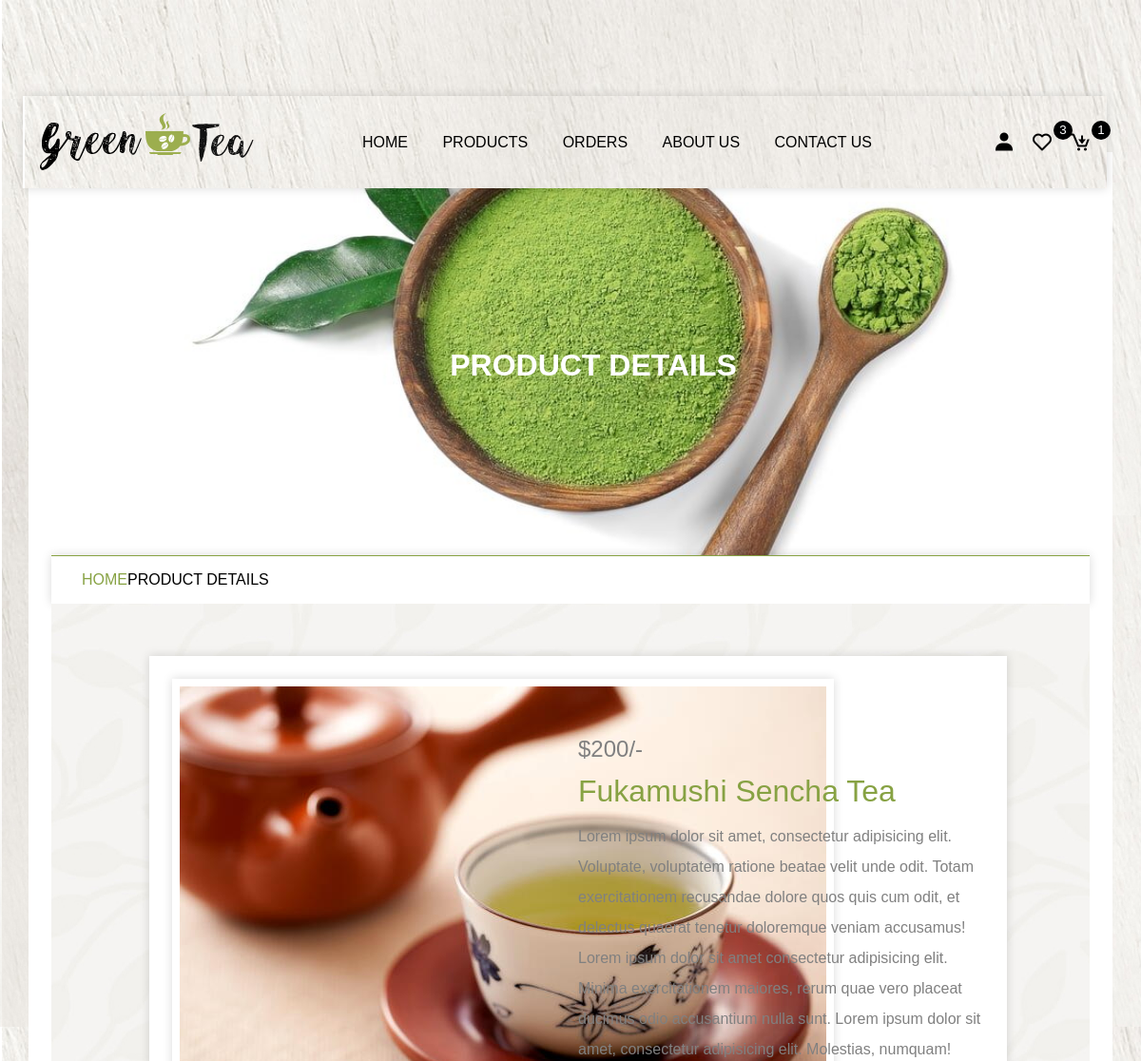
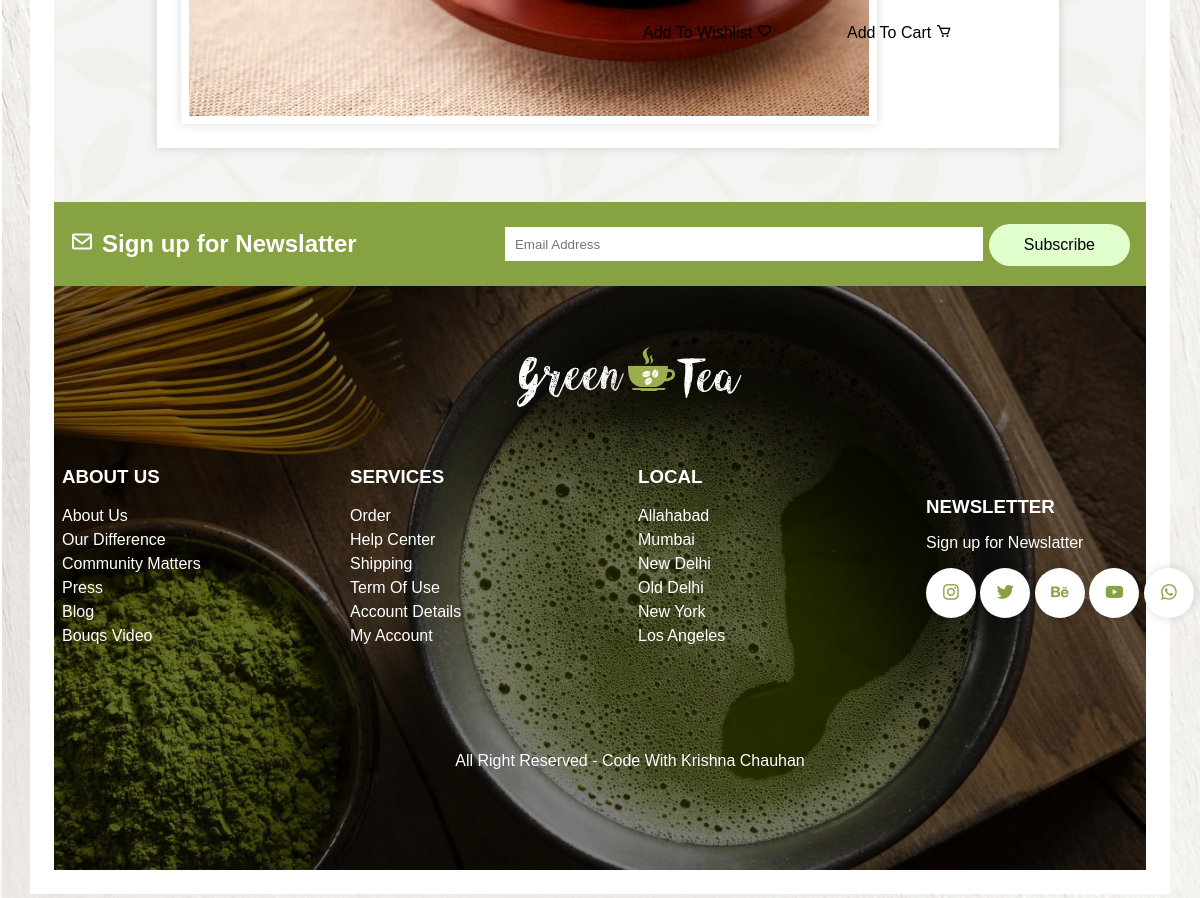
Screenshot of /view_page.php?pid=1 with the database file from the repository (2 pictures, top to bottom).
### tables this page shows
CREATE TABLE `products` (
  `id` int(25) NOT NULL,
  `name` varchar(255) NOT NULL,
  `price` int(255) NOT NULL,
  `image` varchar(255) NOT NULL,
  `product_detail` varchar(255) NOT NULL
);

### view_page.php (the view, shortened to what this page needs)
<?php
include 'components/connection.php';
?>
<!DOCTYPE html>
<html lang="en">
<head>
    <link href='https://unpkg.com/boxicons@2.1.4/css/boxicons.min.css' rel='stylesheet'>
</head>
<body>
    <?php include 'components/header.php';?>
    <div class="main">
        <div class="banner">
            <h1>Product Details</h1>
        </div>
        <div class="title2">
            <a href="home.php">Home</a><span>Product Details</span>
        </div>
        <section class="view_page">
            <?php
                if(isset($_GET['pid'])){
                    $pid = $_GET['pid'];
                    $select_products = $conn->prepare("SELECT * FROM `products` WHERE id = '$pid'");
                    $select_products->execute();
                    if($select_products->rowCount() > 0){
                        while($fetch_products = $select_products->fetch(PDO::FETCH_ASSOC)){
            ?>
            <form action="" method="post">
                <img src="img/<?php echo $fetch_products['image'];?>">
                <div class="detail">
                    <div class="price">$<?php echo $fetch_products['price']; ?>/-</div>
                    <div class="name"><?php echo $fetch_products['name']; ?></div>
                    <div class="detail">
                        <p>Lorem ipsum dolor sit amet, consectetur adipisicing elit. Voluptate, voluptatem ratione beatae velit unde odit. Totam exercitationem recusandae dolore quos quis cum odit, et delectus quaerat tenetur doloremque veniam accusamus! Lorem ipsum dolor sit amet consectetur adipisicing elit. Minima exercitationem maiores, rerum quae vero placeat ducimus odio accusantium nulla sunt. Lorem ipsum dolor sit amet, consectetur adipisicing elit. Molestias, numquam!
                        </p>
                    </div>
                    <div class="button">
                        <button type="submit" name="add_to_wishlist" class="btn">add to wishlist <i class="bx bx-heart"></i></button>
                        <button type="submit" name="add_to_cart" class="btn">add to cart <i class="bx bx-cart"></i></button>
                    </div>
                </div>
            </form>
            <?php
                       }
                    }
                 }
            ?>
        </section>
     <?php include 'components/footer.php'; ?>
    </div>
</body>
</html>

### rows the page displays
products: image (picture), price "200", name "Fukamushi Sencha Tea"

### other values shown
$total_wishlist_items "3"
$total_cart_items "1"
